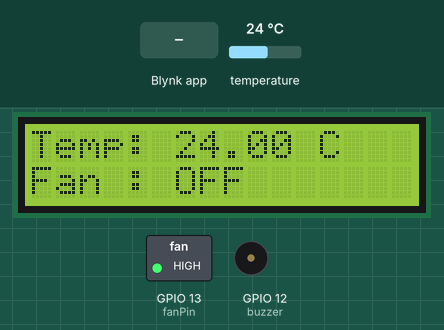
The sketch below on a simulated ESP32. Shown: 16×2 character LCD, switched loads named in the sketch (green lamp = pin HIGH), buzzer (waves = sounding, pin HIGH). Inputs (shaded band) come from the test bench; at power-on: temperature 24 °C. WiFi joins after 1.5 s; servers stay silent unless stated; the modem accepts every AT command (registered, SIM ready, sends succeed) and sends nothing else; what the sketch prints to the serial monitor is not drawn.

Above: at 7.3 s.
7.4 s: temperature set to 39.2 °C
At 8.2 s:
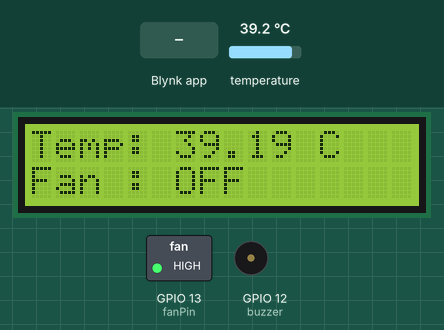
8.9 s: temperature set to 40.6 °C
At 12.5 s:
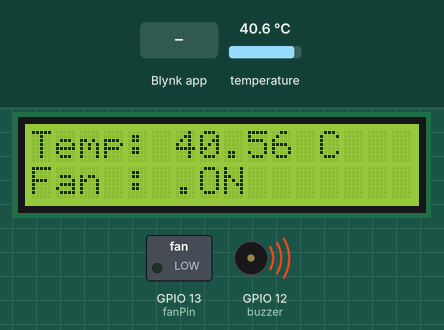
12.6 s: Blynk app writes 1 to V1
16.3 s: temperature set to 12 °C
At 17.9 s:
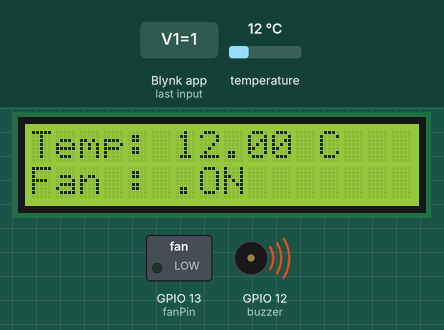
18.3 s: Blynk app writes 200 to V1
At 21.9 s:
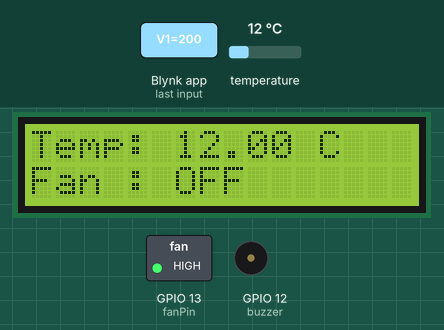
Timing chart, 0 to 23.0 s (numbered marks = the images above; inputs shaded):
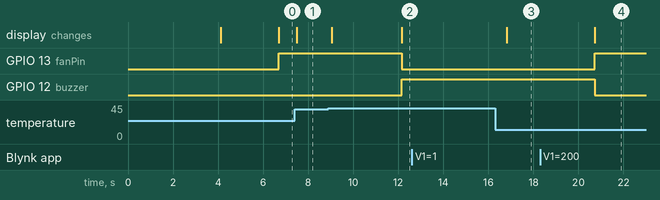

The sketch:

DS18B20_GSM_BlynkApp_ESP32.ino
```cpp
//Prateek
//www.justdoelectronics.com

#define BLYNK_PRINT Serial
#include <WiFi.h>
#include <Wire.h>
#include <OneWire.h>
#include <DallasTemperature.h>
#include <BlynkSimpleEsp32.h>
#include <LiquidCrystal_I2C.h>
LiquidCrystal_I2C lcd(0x27, 16, 2);

#include <SoftwareSerial.h>
SoftwareSerial mySerial(16, 17);

#define BLYNK_PRINT Serial
#define ONE_WIRE_BUS 14

#define fanPin 13
int buzzer = 12;
int dutyCycle = 0;

float temp = 0;
int threshold = 40;

OneWire oneWire(ONE_WIRE_BUS);
DallasTemperature sensors(&oneWire);

WidgetLED FAN(V0);

char auth[] = "B3adyvbdhQE9MoFfnQLOI5n96-BaaY4v";
char ssid[] = "Prateek";
char pass[] = "12345678prateek";

void setup() {
  mySerial.begin(9600);
  Serial.begin(115200);
  sensors.begin();
  pinMode(buzzer, OUTPUT);
  pinMode(fanPin, OUTPUT);
  lcd.init();
  lcd.backlight();
  lcd.setCursor(0, 0);
  lcd.print("  Temperature ");
  lcd.setCursor(0, 1);
  lcd.print("Monitoring System");
  delay(4000);
  lcd.clear();

  Blynk.begin(auth, ssid, pass, "blynk.cloud", 80);
}

BLYNK_WRITE(V1) {
  threshold = param.asInt();
  Serial.print(" The Threshhold thresholdue is: ");
  Serial.println(threshold);
  Serial.println();
}

void loop() {
  Blynk.run();
  sensors.requestTemperatures();
  temp = sensors.getTempCByIndex(0);

  Serial.print("Temperature: ");
  Serial.print(temp);
  Serial.println(" C");

  lcd.setCursor(0, 0);
  lcd.print("Temp: ");
  lcd.print(temp);
  lcd.print(" C");

  Blynk.virtualWrite(V2, temp);

  if (temp >= threshold) {
    FAN.on();
    SendMessage();
    lcd.setCursor(0, 1);
    lcd.print("Fan : ");
    lcd.print(".ON");
   digitalWrite(fanPin, LOW);
    digitalWrite(buzzer, HIGH);

  } else if (temp < threshold) {
    FAN.off();
    lcd.setCursor(0, 1);
    lcd.print("Fan : ");
    lcd.print("OFF");
      digitalWrite(fanPin, HIGH);
      digitalWrite(buzzer, LOW);
  }
}

void SendMessage() {
  mySerial.println("AT+CMGF=1");
  delay(1000);
  mySerial.println("AT+CMGS=\"+9188305848xx\"\r");
  delay(1000);
  mySerial.println("Temperature is High");
  delay(100);
  mySerial.println((char)26);
  delay(1000);
}
```

Measured:
- the behaviour switches between 39.9 and 40 °C on temperature (found by bisection; images 1 and 2)
- after the input at 7.4 s, the display: changes after 0.09 s (image 1)
- after the input at 8.9 s, GPIO 13 (fanPin): HIGH → LOW after 3.3 s; GPIO 12 (buzzer): LOW → HIGH after 3.3 s; the display: first changes after 0.15 s (image 2 shows a later state)
- after the input at 12.6 s, every drawn part: stays the same
- after the input at 16.3 s, the display: changes after 0.53 s (image 3)
- after the input at 18.3 s, GPIO 13 (fanPin): LOW → HIGH after 2.4 s; GPIO 12 (buzzer): HIGH → LOW after 2.4 s; the display: changes after 2.4 s (image 4)
